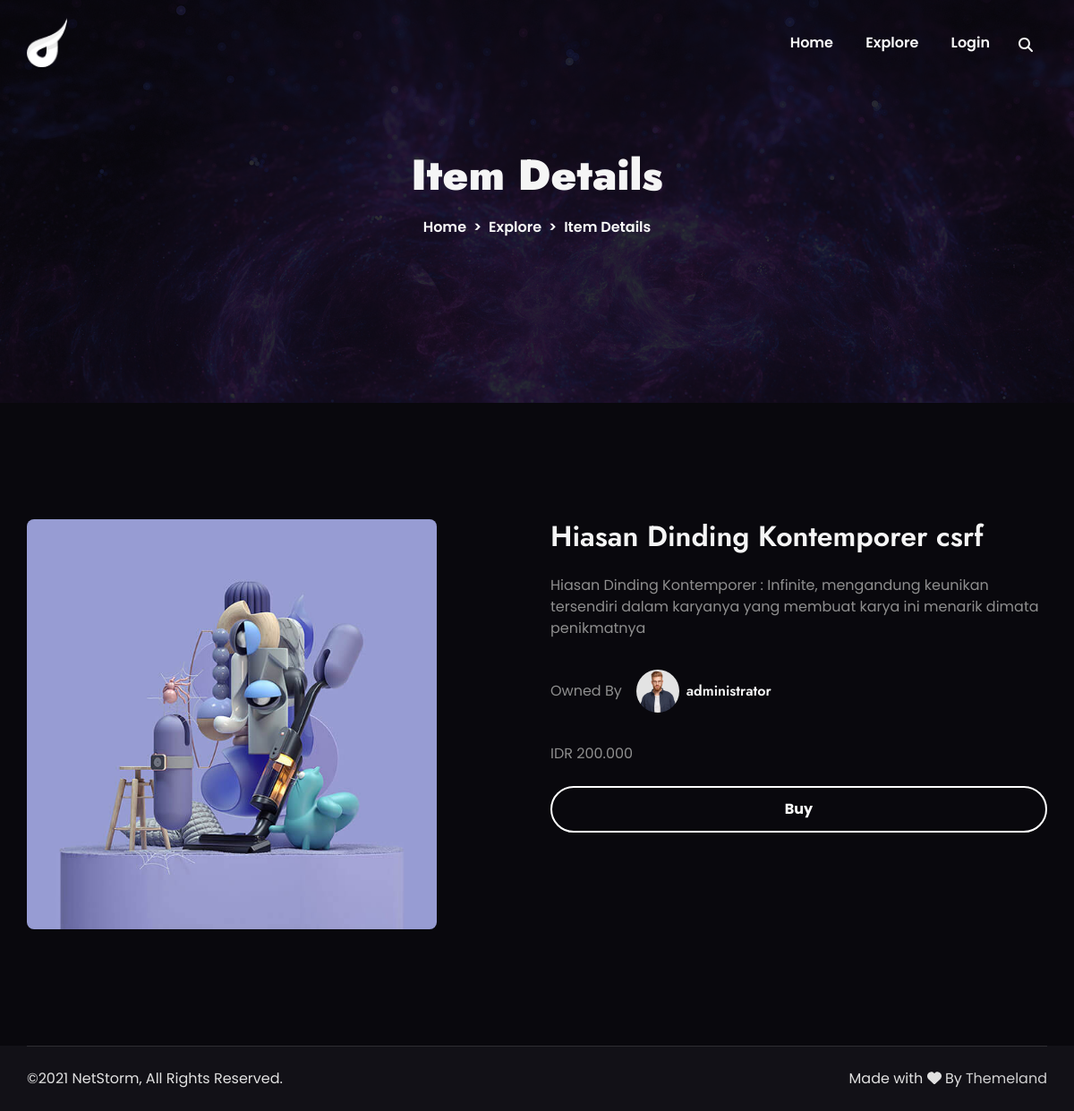
The app's page /item-details.php?id=1 with its own data.
### tables this page shows
CREATE TABLE `daftar_barang` (
  `deskripsi` varchar(500) NOT NULL,
  `harga` int NOT NULL,
  `id` int NOT NULL AUTO_INCREMENT,
  `nama_barang` varchar(255) NOT NULL,
  `kuantitas` int NOT NULL,
  `created_by` varchar(255) NOT NULL,
  PRIMARY KEY (`id`)
);

### item-details.php (the view)
<?php
include('header.php');
include('config.php');
$sql = "SELECT id,nama_barang,deskripsi,harga,kuantitas,created_by FROM daftar_barang where id = " . $_GET['id'];
$result = mysqli_query($conn, $sql);
?>
        <section class="breadcrumb-area overlay-dark d-flex align-items-center">
            <div class="container">
                <div class="row">
                    <div class="col-12">
                        <div class="breadcrumb-content text-center">
                            <h2 class="m-0">Item Details</h2>
                            <ol class="breadcrumb d-flex justify-content-center">
                                <li class="breadcrumb-item"><a href="/">Home</a></li>
                                <li class="breadcrumb-item"><a href="explore.php">Explore</a></li>
                                <li class="breadcrumb-item active">Item Details</li>
                            </ol>
                        </div>
                    </div>
                </div>
            </div>
        </section>
        <section class="item-details-area">
            <div class="container">
                <div class="row justify-content-between">
                    <div class="col-12 col-lg-5">
                        <div class="item-info">
                            <div class="item-thumb text-center">
                                <img src="assets/img/content/auction_<?= rand(1,9) ?>.jpg" alt="">
                            </div>
                        </div>
                    </div>
                    <div class="col-12 col-lg-6">
                        <?php
                            while($row = mysqli_fetch_array($result)) {
                        ?>
                        <div class="content mt-5 mt-lg-0">
                            <h3 class="m-0"><?= htmlspecialchars($row['nama_barang'], ENT_QUOTES) ?></h3>
                            <p><?= htmlspecialchars($row['deskripsi'], ENT_QUOTES) ?></p>
                            <div class="owner d-flex align-items-center">
                                <span>Owned By</span>
                                <a class="owner-meta d-flex align-items-center ml-3" href="author.html">
                                    <img class="avatar-sm rounded-circle" src="assets/img/content/avatar_1.jpg" alt="">
                                    <h6 class="ml-2"><?= htmlspecialchars($row['created_by'], ENT_QUOTES) ?></h6>
                                </a>
                            </div>
                            <div class="item-info-list mt-4">
                                <ul class="list-unstyled">
                                    <li class="price d-flex justify-content-between">
                                        <span> IDR <?=  number_format($row['harga'], ENT_QUOTES) ?></span>
                                    </li>
                                </ul>
                            </div>
                            <a class="d-block btn btn-bordered-white mt-4" href="login.php">Buy</a>
                        </div>
                    </div>
                    <?php }?>
                </div>
            </div>
        </section>
<?php
include('footer.php');
?>

### records on screen
daftar_barang: nama_barang "Hiasan Dinding Kontemporer csrf", deskripsi "Hiasan Dinding Kontemporer : Infinite, mengandung keunikan tersendiri dalam karyanya yang membuat karya ini menarik dimata penikmatnya", created_by "administrator", harga "200.000"
